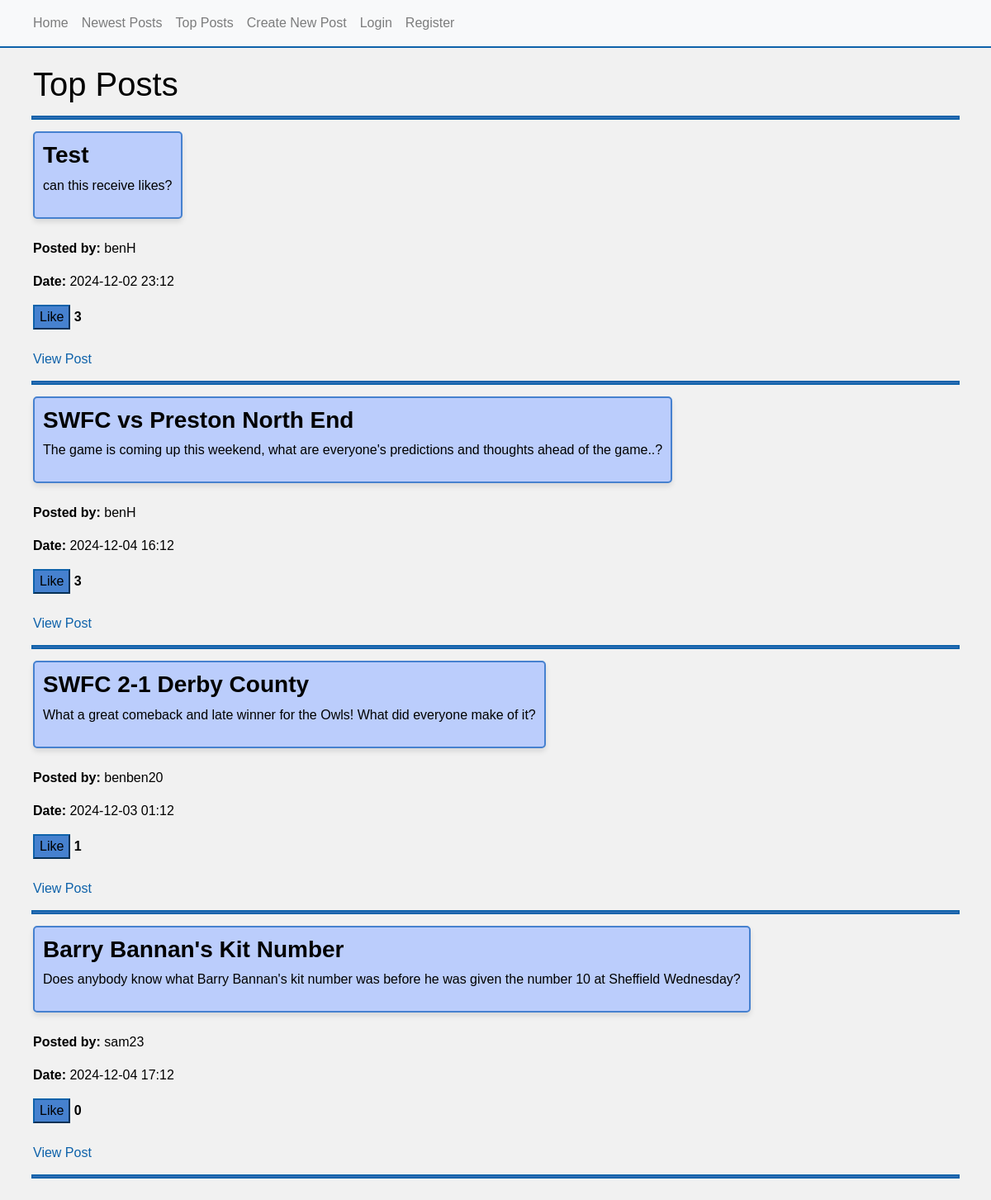
The app's page /top_posts with its own data.
### app/models.py (models this page shows, shortened)
class Post(db.Model):
    id = db.Column(db.Integer, primary_key=True) # Primary key
    title = db.Column(db.String(100), nullable=False) # Title of post
    content = db.Column(db.Text, nullable=False) # Content of post
    post_date = db.Column(db.DateTime, default=datetime.utcnow) # Date and time of post
    user_id = db.Column(db.Integer, db.ForeignKey('user.id'), nullable=False) # Foreign key linking to user of the post
    replies = db.relationship('Reply', backref='post', lazy=True) # One-to-many relationship
    likes_count = db.Column(db.Integer, default=0) # Tracks number of likes on a post
    user_likes = db.relationship('User', secondary=likes, back_populates='liked_posts') # Many-to-many relationship

class User(db.Model, UserMixin):
    id = db.Column(db.Integer, primary_key=True) # Primary key
    username = db.Column(db.String(30), unique=True, nullable=False) # Unique username
    email = db.Column(db.String(100), unique=True, nullable=False) # Unique email
    hashed_password = db.Column(db.String(100), nullable=False) # Hash for secure password
    posts = db.relationship('Post', backref='author', lazy=True) # One-to-many relationship
    replies = db.relationship('Reply', backref='author', lazy=True) # One-to-many relationship
    liked_posts = db.relationship('Post', secondary=likes, back_populates='user_likes') # Many-to-many relationship

### app/views.py (the view)
@app.route('/top_posts', methods=['GET'])
def top_posts():
   posts = Post.query.order_by(Post.likes_count.desc()).all()
   liked_posts = [post.id for post in posts if current_user in post.user_likes]
   return render_template('view_posts.html', posts=posts, liked_posts=liked_posts, filter="top")

### app/templates/view_posts.html (shortened to what this page needs)
{% extends "base.html" %}
{% block content %}
<h1>
   {% if filter == "new" %}
      Newest Posts
   {% else %}
      Top Posts
   {% endif %}
</h1>
<hr>
<div >
    {% for post in posts %}
    <div>
        <div class="post-group">
           <h3><b>{{ post.title }}</b></h3>
           <p>{{ post.content }}</p>
        </div class="post-group">
        <br>
        <br>
        <p><b>Posted by:</b> {{ post.author.username }}</p>
        <p><b>Date:</b> {{ post.post_date.strftime('%Y-%m-%d %H:%m') }}</p>
        <button class="like-btn {% if post.id in liked_posts %}liked{% endif %}" data-post-id="{{ post.id }}" aria-label="Like this post">
           {% if post.id in liked_posts %}Unlike{% else %}Like{% endif %}
        </button>
        <b><span id="like-count-{{ post.id }}">{{ post.likes_count or 0}}</span></b>
        <br>
        <br>
        <a href="{{ url_for('view_post', post_id=post.id) }}">View Post</a>
    </div>
    <hr>
    {% endfor %}
</div>
{% endblock %}

### app/templates/base.html (shortened to what this page needs)
<!DOCTYPE html>
  <html>
    <head>
    <link rel="stylesheet" href="https://stackpath.bootstrapcdn.com/bootstrap/4.2.1/css/bootstrap.min.css">
    <link rel="stylesheet" href="{{ url_for('static', filename='style.css') }}">
    </head>
    <body>
    <nav class="navbar navbar-expand-sm navbar-light bg-light">
      <div class="collapse navbar-collapse" id="navbarSupportedContent">
        <ul class="navbar-nav mr-auto">
          <li class="nav-item"><a class="nav-link" href="/">Home<span class="sr-only">(current)</span></a></li>
          <li class="nav-item"><a class="nav-link" href="/newest_posts">Newest Posts</a></li>
          <li class="nav-item"><a class="nav-link" href="/top_posts">Top Posts</a></li>
          <li class="nav-item"><a class="nav-link" href="/create_post">Create New Post</a></li>
          {% if current_user.is_authenticated %}
             <li class="nav-item"><a class="nav-link" href="/profile">Profile</a></li>
             <li class="nav-item"><a class="nav-link" href="/logout">Logout</a></li>
          {% else %}
             <li class="nav-item"><a class="nav-link" href="/login">Login</a></li>
             <li class="nav-item"><a class="nav-link" href="/register">Register</a></li>
          {% endif %}
        </ul>
      </div>
    </nav>
    <div class="container-fluid">
        {% block content %}{% endblock %}
    </div>
    </body>
  </html>

### app/static/style.css (style rules this page uses)
body { font-family: 'Arial', sans-serif; color: #000000; background-color: #f1f1f1; }
.container-fluid { width: 100%; padding: 20px 40px; max-width: 100%; text-align: left; }
.navbar { background-color: #dbdbdb; border-bottom: 2px solid #0e62aa; }
nav a { text-decoration: none; color: #0e62aa; }
button, .like-btn { background-color: #4681cf; border-color: #0e62aa; }
a { color: #0e62aa; text-decoration: none; }
hr { background-color: #4681cf; outline: 2px solid #0e62aa; }
.post-group { background-color: #bbcdfc; display: inline-block; padding: 10px; border-radius: 5px; border: 2px solid #4681cf; box-shadow: 0 4px 6px rgba(0, 0, 0, 0.1); }

### records on screen
Post: title "Test", content "can this receive likes?", author.username "benH", post_date "2024-12-02 23:12", shows "Like", likes_count "3"
Post: title "SWFC vs Preston North End", content "The game is coming up this weekend, what are everyone's predictions and thoughts ahead of the game..?", author.username "benH", post_date "2024-12-04 16:12", shows "Like", likes_count "3"
Post: title "SWFC 2-1 Derby County", content "What a great comeback and late winner for the Owls! What did everyone make of it?", author.username "benben20", post_date "2024-12-03 01:12", shows "Like", likes_count "1"
Post: title "Barry Bannan's Kit Number", content "Does anybody know what Barry Bannan's kit number was before he was given the number 10 at Sheffield Wednesday?", author.username "sam23", post_date "2024-12-04 17:12", shows "Like", likes_count "0"
